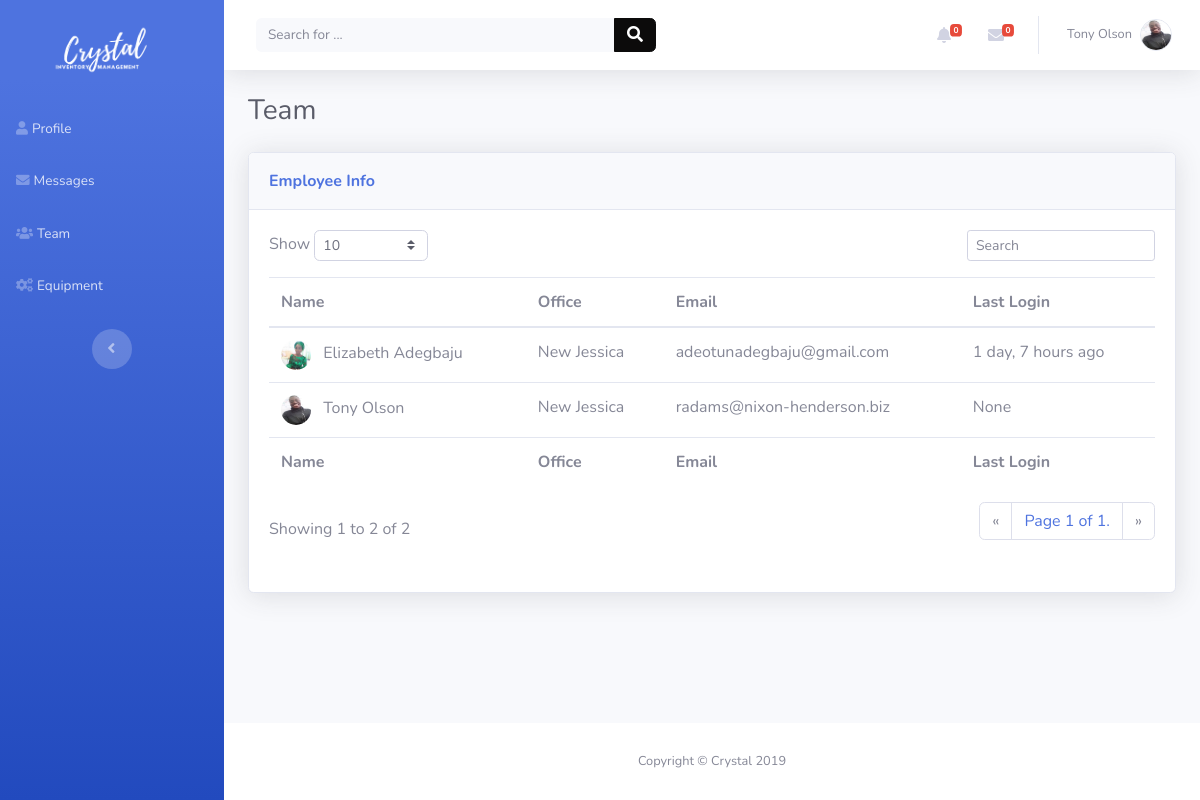
The app's page /team/ (signed in), older data.
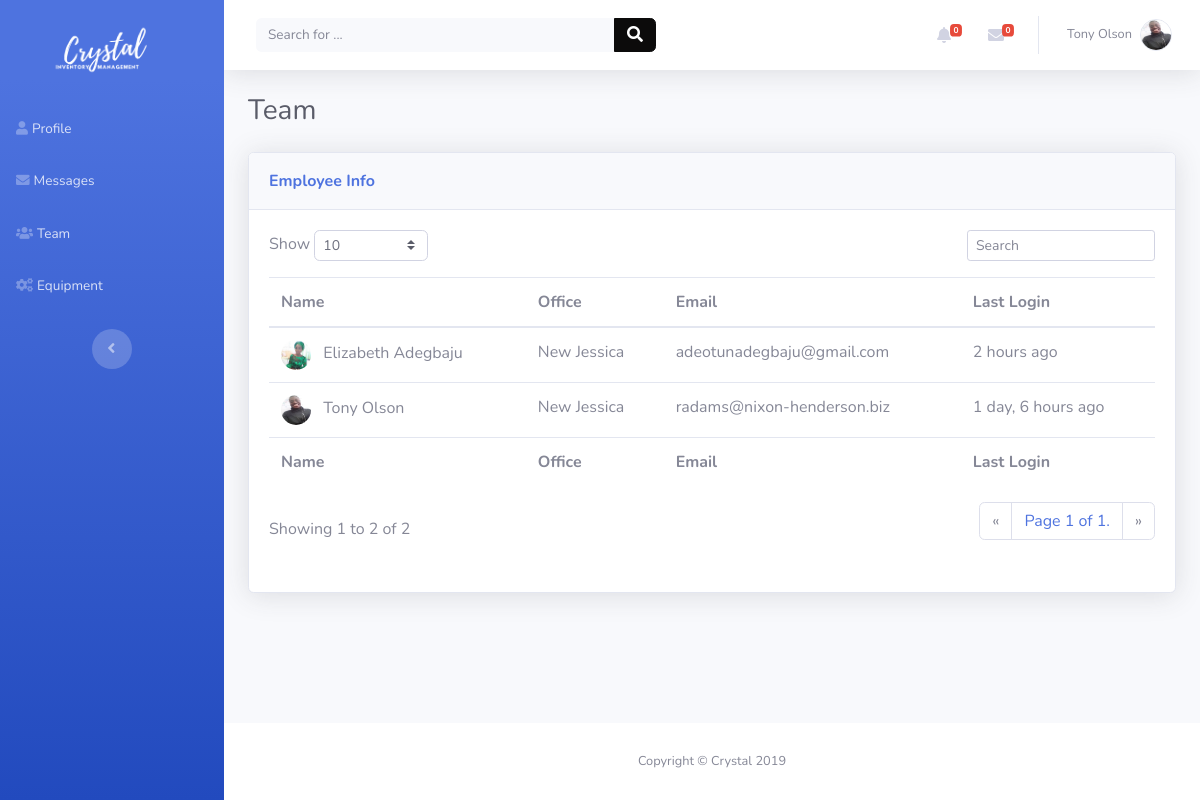
The same page, newer data.
### dashboard/models.py (models this page shows, shortened)
class Employee(models.Model):
    user = models.OneToOneField(User, models.CASCADE)
    username = models.CharField(max_length=20)
    image = models.ImageField(upload_to=user_directory_path)
    location = models.ForeignKey(Location, on_delete=models.CASCADE, default=1)

class User(AbstractUser):
    username = None
    first_name = models.CharField(_('first name'), max_length=30, blank=True)
    last_name = models.CharField(_('last name'), max_length=150, blank=True)
    email = models.EmailField(_('email address'), unique=True)
    is_active = models.BooleanField(_("active"), default=False, help_text=_(
        'Designates whether this user should be treated as active. '
        'Unselect this instead of deleting accounts.'
    ), )
    USERNAME_FIELD = 'email'
    REQUIRED_FIELDS = []
    objects = UserManager()

class Location(models.Model):
    name = models.CharField(
        max_length=20, help_text='Name to identify branch location of Company')
    address = models.TextField(help_text='Address of Office', null=True)
    city = models.CharField(max_length=20, help_text='City', null=True)
    country = models.CharField(max_length=20, help_text='Country', null=True)
    company = models.ForeignKey(Company, on_delete=models.CASCADE)

### dashboard/views.py (the view)
# urls.py: path('team/', views.team, name='team'),
@login_required
def team(request):
    user = request.user
    alerts, unread_messages = unread_messages_notification(user)
    team_list = Employee.objects.filter(location__company=user.employee.location.company).order_by('-user__last_login')
    team = pager(team_list, request)
    return render(request, 'team.html', {'team': team, 'unread_messages': unread_messages,
                                         'alerts': alerts})

### dashboard/templatetags/profile_extras.py (called while the page is built)
@register.filter(name='has_group')
def has_group(user, group_name):
    return user.groups.filter(name=group_name).exists()

@register.filter
def count(value):
    return len(value)

### dashboard/views.py (called while the page is built)
def pager(list, request):
    if "num" in request.GET.keys():
        number = int(request.GET["num"])
    else:
        number = 10
    paginator = Paginator(list, number)
    page = request.GET.get('page')
    equipments = paginator.get_page(page)
    return equipments

def unread_messages_notification(user):
    unread_messages = user.inbox_messages.filter(from_user_id__gte=2, read=False).order_by('-date_sent')
    alerts = user.inbox_messages.filter(from_user_id=1, read=False).order_by('-date_sent')
    return alerts, unread_messages

### templates/team.html (shortened to what the changed rows need)
{% extends 'base_nav.html' %}
{% load static %}
{% load humanize %}
{% load profile_extras %}
{% block content %}
    <div class="container-fluid">
        <div class="card shadow">
            <div class="card-body">
                <div class="table-responsive table mt-2" id="dataTable"
                     role="grid"
                     aria-describedby="dataTable_info">
                    <table class="table dataTable my-0" id="dataTable">
                        <thead>
                        <tr>
                            <th>Name</th>
                            <th>Office</th>
                            <th>Email</th>
                            <th>Last Login</th>
                        </tr>
                        </thead>
                        <tbody>
                        {% for employee in team %}
                            <tr style="transform: rotate(0);">
                                <td>
                                    <a class="stretched-link text-gray-600"
                                       style="text-decoration: none"
                                       href="{% url 'team_member' employee.user.id %}"><img
                                            class="rounded-circle mr-2"
                                            width="30" height="30"
                                            src="
                                                    {{ MEDIA_URL }}{{ employee.image|urlencode }}">
                                        {{ employee.user.first_name }} {{ employee.user.last_name }}
                                    </a>
                                </td>
                                <td>{{ employee.location.name }}</td>
                                <td>{{ employee.user.email }}</td>
                                <td>{{ employee.user.last_login|naturaltime }}</td>
                            </tr>
                        {% endfor %}
                        </tbody>
                    </table>
                </div>
            </div>
        </div>
    </div>
{% endblock %}

Row changes from the older to the newer data that the page shows:
changed through a linked row, Employee "Elizabeth": user.last_login "1 day, 7 hours ago" → "2 hours ago"
changed Employee "Tony": user.last_login "None" → "1 day, 6 hours ago"
